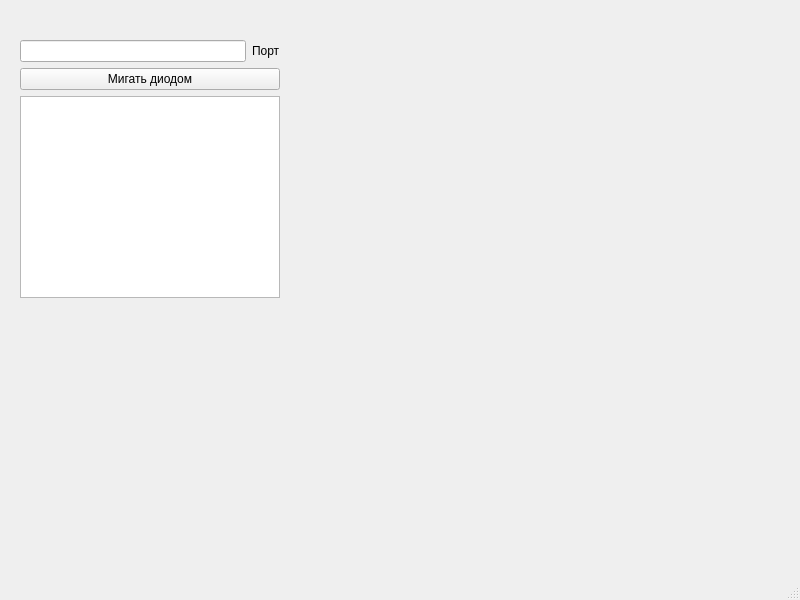
<?xml version="1.0" encoding="UTF-8"?>
<ui version="4.0">
 <class>MainWindow</class>
 <widget class="QMainWindow" name="MainWindow">
  <property name="geometry">
   <rect>
    <x>0</x>
    <y>0</y>
    <width>800</width>
    <height>600</height>
   </rect>
  </property>
  <property name="windowTitle">
   <string>MainWindow</string>
  </property>
  <widget class="QWidget" name="centralwidget">
   <widget class="QWidget" name="">
    <property name="geometry">
     <rect>
      <x>20</x>
      <y>40</y>
      <width>260</width>
      <height>258</height>
     </rect>
    </property>
    <layout class="QVBoxLayout" name="verticalLayout_2">
     <item>
      <layout class="QHBoxLayout" name="horizontalLayout">
       <item>
        <widget class="QLineEdit" name="txtPort"/>
       </item>
       <item>
        <widget class="QLabel" name="label">
         <property name="text">
          <string>Порт</string>
         </property>
        </widget>
       </item>
      </layout>
     </item>
     <item>
      <layout class="QVBoxLayout" name="verticalLayout">
       <item>
        <widget class="QPushButton" name="pushButton">
         <property name="text">
          <string>Мигать диодом</string>
         </property>
        </widget>
       </item>
       <item>
        <widget class="QTextEdit" name="textEdit"/>
       </item>
      </layout>
     </item>
    </layout>
   </widget>
  </widget>
  <widget class="QMenuBar" name="menubar">
   <property name="geometry">
    <rect>
     <x>0</x>
     <y>0</y>
     <width>800</width>
     <height>21</height>
    </rect>
   </property>
  </widget>
  <widget class="QStatusBar" name="statusbar"/>
 </widget>
 <resources/>
 <connections/>
</ui>
